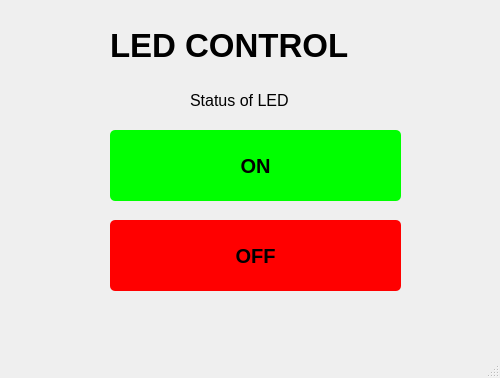
<?xml version="1.0" encoding="UTF-8"?>
<ui version="4.0">
 <class>MainWindow</class>
 <widget class="QMainWindow" name="MainWindow">
  <property name="geometry">
   <rect>
    <x>0</x>
    <y>0</y>
    <width>500</width>
    <height>378</height>
   </rect>
  </property>
  <property name="minimumSize">
   <size>
    <width>500</width>
    <height>378</height>
   </size>
  </property>
  <property name="maximumSize">
   <size>
    <width>500</width>
    <height>378</height>
   </size>
  </property>
  <property name="windowTitle">
   <string>MainWindow</string>
  </property>
  <property name="styleSheet">
   <string notr="true"/>
  </property>
  <widget class="QWidget" name="centralwidget">
   <widget class="QLabel" name="label">
    <property name="geometry">
     <rect>
      <x>110</x>
      <y>10</y>
      <width>321</width>
      <height>71</height>
     </rect>
    </property>
    <property name="font">
     <font>
      <pointsize>25</pointsize>
      <weight>75</weight>
      <bold>true</bold>
     </font>
    </property>
    <property name="text">
     <string>LED CONTROL</string>
    </property>
   </widget>
   <widget class="QPushButton" name="pushButton">
    <property name="geometry">
     <rect>
      <x>110</x>
      <y>130</y>
      <width>291</width>
      <height>71</height>
     </rect>
    </property>
    <property name="font">
     <font>
      <pointsize>15</pointsize>
      <weight>75</weight>
      <bold>true</bold>
     </font>
    </property>
    <property name="styleSheet">
     <string notr="true">QPushButton{
color: rgb(0, 0, 0);
background-color: rgb(0, 255, 0);
border-radius:5px;
}

QPushButton:hover{
color:rgb(255,255,255);
cursor:pointer;
}

QPushButton:pressed{
background-color:rgb(255,255,255);
color:rgb(0,0,0);
}
</string>
    </property>
    <property name="text">
     <string>ON</string>
    </property>
   </widget>
   <widget class="QPushButton" name="pushButton_2">
    <property name="geometry">
     <rect>
      <x>110</x>
      <y>220</y>
      <width>291</width>
      <height>71</height>
     </rect>
    </property>
    <property name="font">
     <font>
      <pointsize>15</pointsize>
      <weight>75</weight>
      <bold>true</bold>
     </font>
    </property>
    <property name="styleSheet">
     <string notr="true">QPushButton{
color: rgb(0, 0, 0);
background-color: rgb(255, 0, 0);
border-radius:5px;
}

QPushButton:hover{
color:rgb(255,255,255);
cursor:pointer;
}

QPushButton:pressed{
background-color:rgb(255,255,255);
color:rgb(0,0,0);
}
</string>
    </property>
    <property name="text">
     <string>OFF</string>
    </property>
   </widget>
   <widget class="QLabel" name="label_2">
    <property name="geometry">
     <rect>
      <x>190</x>
      <y>90</y>
      <width>291</width>
      <height>20</height>
     </rect>
    </property>
    <property name="font">
     <font>
      <pointsize>12</pointsize>
     </font>
    </property>
    <property name="text">
     <string>Status of LED</string>
    </property>
   </widget>
  </widget>
  <widget class="QMenuBar" name="menubar">
   <property name="geometry">
    <rect>
     <x>0</x>
     <y>0</y>
     <width>500</width>
     <height>26</height>
    </rect>
   </property>
  </widget>
  <widget class="QStatusBar" name="statusbar"/>
 </widget>
 <resources/>
 <connections/>
</ui>
